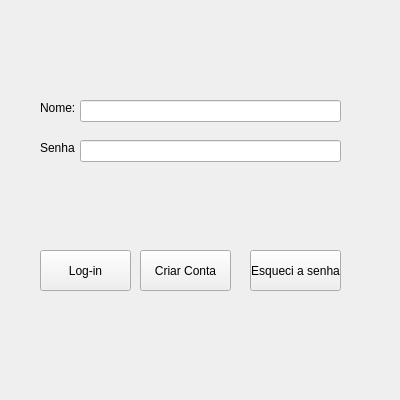
<?xml version="1.0" encoding="UTF-8"?>
<ui version="4.0">
 <class>MainWindow</class>
 <widget class="QMainWindow" name="MainWindow">
  <property name="geometry">
   <rect>
    <x>0</x>
    <y>0</y>
    <width>400</width>
    <height>400</height>
   </rect>
  </property>
  <property name="maximumSize">
   <size>
    <width>800</width>
    <height>800</height>
   </size>
  </property>
  <property name="windowTitle">
   <string>Log-in Biblioteca</string>
  </property>
  <widget class="QWidget" name="centralwidget">
   <widget class="QLabel" name="NomeLabel">
    <property name="geometry">
     <rect>
      <x>40</x>
      <y>100</y>
      <width>36</width>
      <height>16</height>
     </rect>
    </property>
    <property name="text">
     <string>Nome:</string>
    </property>
   </widget>
   <widget class="QLineEdit" name="NomeInput">
    <property name="geometry">
     <rect>
      <x>80</x>
      <y>100</y>
      <width>261</width>
      <height>22</height>
     </rect>
    </property>
   </widget>
   <widget class="QLabel" name="SenhaLabel">
    <property name="geometry">
     <rect>
      <x>40</x>
      <y>140</y>
      <width>35</width>
      <height>16</height>
     </rect>
    </property>
    <property name="text">
     <string>Senha:</string>
    </property>
   </widget>
   <widget class="QLineEdit" name="SenhaInput">
    <property name="geometry">
     <rect>
      <x>80</x>
      <y>140</y>
      <width>261</width>
      <height>22</height>
     </rect>
    </property>
   </widget>
   <widget class="QPushButton" name="loginBtn">
    <property name="geometry">
     <rect>
      <x>40</x>
      <y>250</y>
      <width>91</width>
      <height>41</height>
     </rect>
    </property>
    <property name="text">
     <string>Log-in</string>
    </property>
   </widget>
   <widget class="QPushButton" name="SenhaBtn">
    <property name="geometry">
     <rect>
      <x>250</x>
      <y>250</y>
      <width>91</width>
      <height>41</height>
     </rect>
    </property>
    <property name="text">
     <string>Esqueci a senha</string>
    </property>
   </widget>
   <widget class="QPushButton" name="CriarContaBtn">
    <property name="geometry">
     <rect>
      <x>140</x>
      <y>250</y>
      <width>91</width>
      <height>41</height>
     </rect>
    </property>
    <property name="text">
     <string>Criar Conta</string>
    </property>
   </widget>
   <widget class="QLabel" name="InputErro">
    <property name="geometry">
     <rect>
      <x>160</x>
      <y>200</y>
      <width>49</width>
      <height>16</height>
     </rect>
    </property>
    <property name="text">
     <string/>
    </property>
   </widget>
  </widget>
 </widget>
 <resources/>
 <connections/>
</ui>
